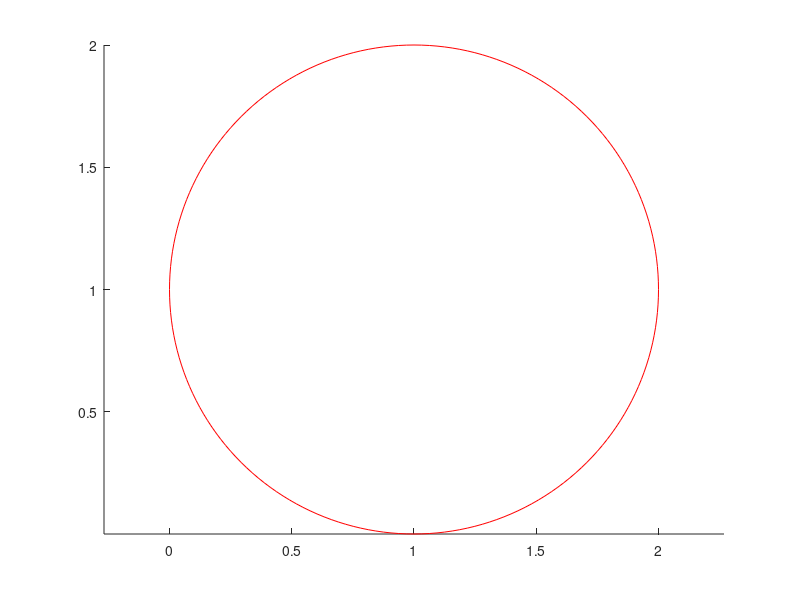

The MATLAB script that drew this image: (Note: this script raises an error after producing the figure.)
clf
axis equal
hold on
x1=1;
y1=1;
rc1=1;
[x,y,z] = cylinder(rc1,200);
plot(x(1,:)+x1,y(1,:)+y1,'r')
X1 = zeros(10,2);
for t=1:10 
[x,y]=cirrdnPJ(x1,y1,rc1);
 X1(t,:) = [x y];
plot(x,y,'x'); 
end
hold on
x2= 5;
y2 = 5;
rc2 = 2;
[x,y,z] = cylinder(rc2,200);
plot(x(1,:)+x2,y(1,:)+y2,'r')
X2 = zeros(10,2);
for t=1:10
[x,y]=cirrdnPJ(x2,y2,rc2);
X2(t,:) = [ x y];
plot(x,y,'x');
end
X = [X1;X2];
pause;
hold on
[A,b,c,Aeq,beq]= lin(X',2);
lb = zeros(1,420);
ub = ones(1,420);
rtn = linprog(c,A,b,Aeq,beq,lb,ub);
zpq = rtn(1:400,:);
zpq
zz = reshape(zpq,[20,20]);
zz = zz';
yp = rtn(401:420,:);
ctr = find(yp);
ctr
% two centers
c1 = X(ctr(1),:);
c2 = X(ctr(2),:);
cc = [c1;c2];
plot(cc(:,1),cc(:,2),'*'); 
pause;
hold on
%Highlight the two centers 
gp1 = zz(ctr(1),:);
g1 = find(gp1);
gg1 = X(g1,:);
plot(gg1(:,1),gg1(:,2),'o');
pause;
gp2 = zz(ctr(2),:);
g2 = find(gp2);
gg2 = X(g2,:);
plot(gg2(:,1),gg2(:,2),'o');
gp = [gp1;gp2];                                                                                                                                                                                                                                                                                                                                                                                                                                                                                                                                                                                                                                                                                                                                                                                                                                                                                                                                                                                                                                                                                                                                                                                                                                                                                                                                                   


